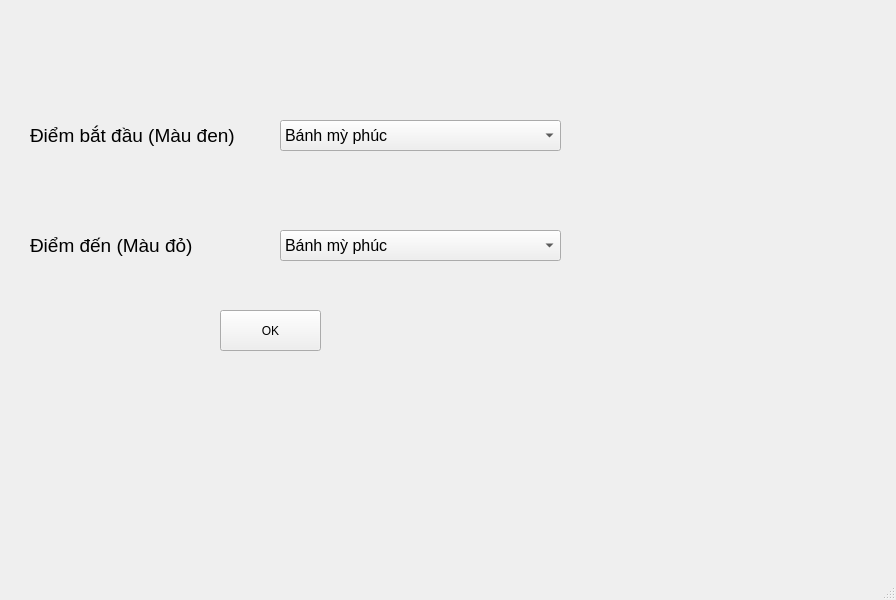
<?xml version="1.0" encoding="UTF-8"?>
<ui version="4.0">
 <class>NguyenDuMap</class>
 <widget class="QMainWindow" name="NguyenDuMap">
  <property name="geometry">
   <rect>
    <x>0</x>
    <y>0</y>
    <width>896</width>
    <height>600</height>
   </rect>
  </property>
  <property name="windowTitle">
   <string>MainWindow</string>
  </property>
  <widget class="QWidget" name="centralwidget">
   <widget class="QLabel" name="label">
    <property name="geometry">
     <rect>
      <x>30</x>
      <y>120</y>
      <width>211</width>
      <height>31</height>
     </rect>
    </property>
    <property name="minimumSize">
     <size>
      <width>5</width>
      <height>5</height>
     </size>
    </property>
    <property name="font">
     <font>
      <pointsize>14</pointsize>
     </font>
    </property>
    <property name="autoFillBackground">
     <bool>true</bool>
    </property>
    <property name="locale">
     <locale language="Vietnamese" country="Vietnam"/>
    </property>
    <property name="text">
     <string>Điểm bắt đầu (Màu đen)</string>
    </property>
    <property name="wordWrap">
     <bool>false</bool>
    </property>
   </widget>
   <widget class="QComboBox" name="comboBox">
    <property name="geometry">
     <rect>
      <x>280</x>
      <y>120</y>
      <width>281</width>
      <height>31</height>
     </rect>
    </property>
    <property name="font">
     <font>
      <pointsize>12</pointsize>
     </font>
    </property>
    <item>
     <property name="text">
      <string>Bánh mỳ phúc</string>
     </property>
    </item>
    <item>
     <property name="text">
      <string>Bánh tráng Phú Cường</string>
     </property>
    </item>
    <item>
     <property name="text">
      <string>Lẩu Nguyệt</string>
     </property>
    </item>
    <item>
     <property name="text">
      <string>ThaoYen cafe Nguyễn Du</string>
     </property>
    </item>
    <item>
     <property name="text">
      <string>Ngon garden</string>
     </property>
    </item>
    <item>
     <property name="text">
      <string>Bia hơi Hải Xòm</string>
     </property>
    </item>
    <item>
     <property name="text">
      <string>Ưu đàm chay</string>
     </property>
    </item>
    <item>
     <property name="text">
      <string>Lotteria</string>
     </property>
    </item>
    <item>
     <property name="text">
      <string>Bệnh viện y học cổ truyền TW</string>
     </property>
    </item>
    <item>
     <property name="text">
      <string>Phủi quán</string>
     </property>
    </item>
    <item>
     <property name="text">
      <string>Đai Cát Foot Massage</string>
     </property>
    </item>
    <item>
     <property name="text">
      <string>Show Translations Circle K</string>
     </property>
    </item>
    <item>
     <property name="text">
      <string>Kường Ngân Honda</string>
     </property>
    </item>
    <item>
     <property name="text">
      <string>Phố đi bộ Trần Nhân Tông</string>
     </property>
    </item>
    <item>
     <property name="text">
      <string>Hoàng Hà Moblie</string>
     </property>
    </item>
    <item>
     <property name="text">
      <string>Rạp xiếc TW</string>
     </property>
    </item>
    <item>
     <property name="text">
      <string>Moji shop</string>
     </property>
    </item>
    <item>
     <property name="text">
      <string>Chùa Thiên Quang</string>
     </property>
    </item>
    <item>
     <property name="text">
      <string>Nhà văn hóa học sinh sinh viên</string>
     </property>
    </item>
    <item>
     <property name="text">
      <string>Siêu thị Fujjimart Lê Duẩn</string>
     </property>
    </item>
    <item>
     <property name="text">
      <string>Karaoke sing</string>
     </property>
    </item>
   </widget>
   <widget class="QLabel" name="label_2">
    <property name="geometry">
     <rect>
      <x>30</x>
      <y>230</y>
      <width>201</width>
      <height>31</height>
     </rect>
    </property>
    <property name="minimumSize">
     <size>
      <width>5</width>
      <height>5</height>
     </size>
    </property>
    <property name="font">
     <font>
      <pointsize>14</pointsize>
     </font>
    </property>
    <property name="autoFillBackground">
     <bool>true</bool>
    </property>
    <property name="locale">
     <locale language="Vietnamese" country="Vietnam"/>
    </property>
    <property name="text">
     <string>Điểm đến (Màu đỏ)</string>
    </property>
   </widget>
   <widget class="QComboBox" name="comboBox_2">
    <property name="geometry">
     <rect>
      <x>280</x>
      <y>230</y>
      <width>281</width>
      <height>31</height>
     </rect>
    </property>
    <property name="font">
     <font>
      <pointsize>12</pointsize>
     </font>
    </property>
    <item>
     <property name="text">
      <string>Bánh mỳ phúc</string>
     </property>
    </item>
    <item>
     <property name="text">
      <string>Bánh tráng Phú Cường</string>
     </property>
    </item>
    <item>
     <property name="text">
      <string>Lẩu Nguyệt</string>
     </property>
    </item>
    <item>
     <property name="text">
      <string>ThaoYen cafe Nguyễn Du</string>
     </property>
    </item>
    <item>
     <property name="text">
      <string>Ngon garden</string>
     </property>
    </item>
    <item>
     <property name="text">
      <string>Bia hơi Hải Xòm</string>
     </property>
    </item>
    <item>
     <property name="text">
      <string>Ưu đàm chay</string>
     </property>
    </item>
    <item>
     <property name="text">
      <string>Lotteria</string>
     </property>
    </item>
    <item>
     <property name="text">
      <string>Bệnh viện y học cổ truyền TW</string>
     </property>
    </item>
    <item>
     <property name="text">
      <string>Phủi quán</string>
     </property>
    </item>
    <item>
     <property name="text">
      <string>Đai Cát Foot Massage</string>
     </property>
    </item>
    <item>
     <property name="text">
      <string>Show Translations Circle K</string>
     </property>
    </item>
    <item>
     <property name="text">
      <string>Kường Ngân Honda</string>
     </property>
    </item>
    <item>
     <property name="text">
      <string>Phố đi bộ Trần Nhân Tông</string>
     </property>
    </item>
    <item>
     <property name="text">
      <string>Hoàng Hà Moblie</string>
     </property>
    </item>
    <item>
     <property name="text">
      <string>Rạp xiếc TW</string>
     </property>
    </item>
    <item>
     <property name="text">
      <string>Moji shop</string>
     </property>
    </item>
    <item>
     <property name="text">
      <string>Chùa Thiên Quang</string>
     </property>
    </item>
    <item>
     <property name="text">
      <string>Nhà văn hóa học sinh sinh viên</string>
     </property>
    </item>
    <item>
     <property name="text">
      <string>Siêu thị Fujjimart Lê Duẩn</string>
     </property>
    </item>
    <item>
     <property name="text">
      <string>Karaoke sing</string>
     </property>
    </item>
   </widget>
   <widget class="QPushButton" name="pushButton">
    <property name="geometry">
     <rect>
      <x>220</x>
      <y>310</y>
      <width>101</width>
      <height>41</height>
     </rect>
    </property>
    <property name="text">
     <string>OK</string>
    </property>
   </widget>
   <widget class="QLabel" name="label_3">
    <property name="geometry">
     <rect>
      <x>-20</x>
      <y>-60</y>
      <width>921</width>
      <height>651</height>
     </rect>
    </property>
    <property name="autoFillBackground">
     <bool>true</bool>
    </property>
    <property name="text">
     <string/>
    </property>
    <property name="pixmap">
     <pixmap resource="test.qrc">:/newPrefix/phuongNguyenDu2.png</pixmap>
    </property>
    <property name="scaledContents">
     <bool>true</bool>
    </property>
    <property name="indent">
     <number>-1</number>
    </property>
   </widget>
   <zorder>label_3</zorder>
   <zorder>label</zorder>
   <zorder>comboBox</zorder>
   <zorder>label_2</zorder>
   <zorder>comboBox_2</zorder>
   <zorder>pushButton</zorder>
  </widget>
  <widget class="QMenuBar" name="menubar">
   <property name="geometry">
    <rect>
     <x>0</x>
     <y>0</y>
     <width>896</width>
     <height>21</height>
    </rect>
   </property>
  </widget>
  <widget class="QStatusBar" name="statusbar"/>
 </widget>
 <resources>
  <include location="test.qrc"/>
 </resources>
 <connections/>
</ui>
